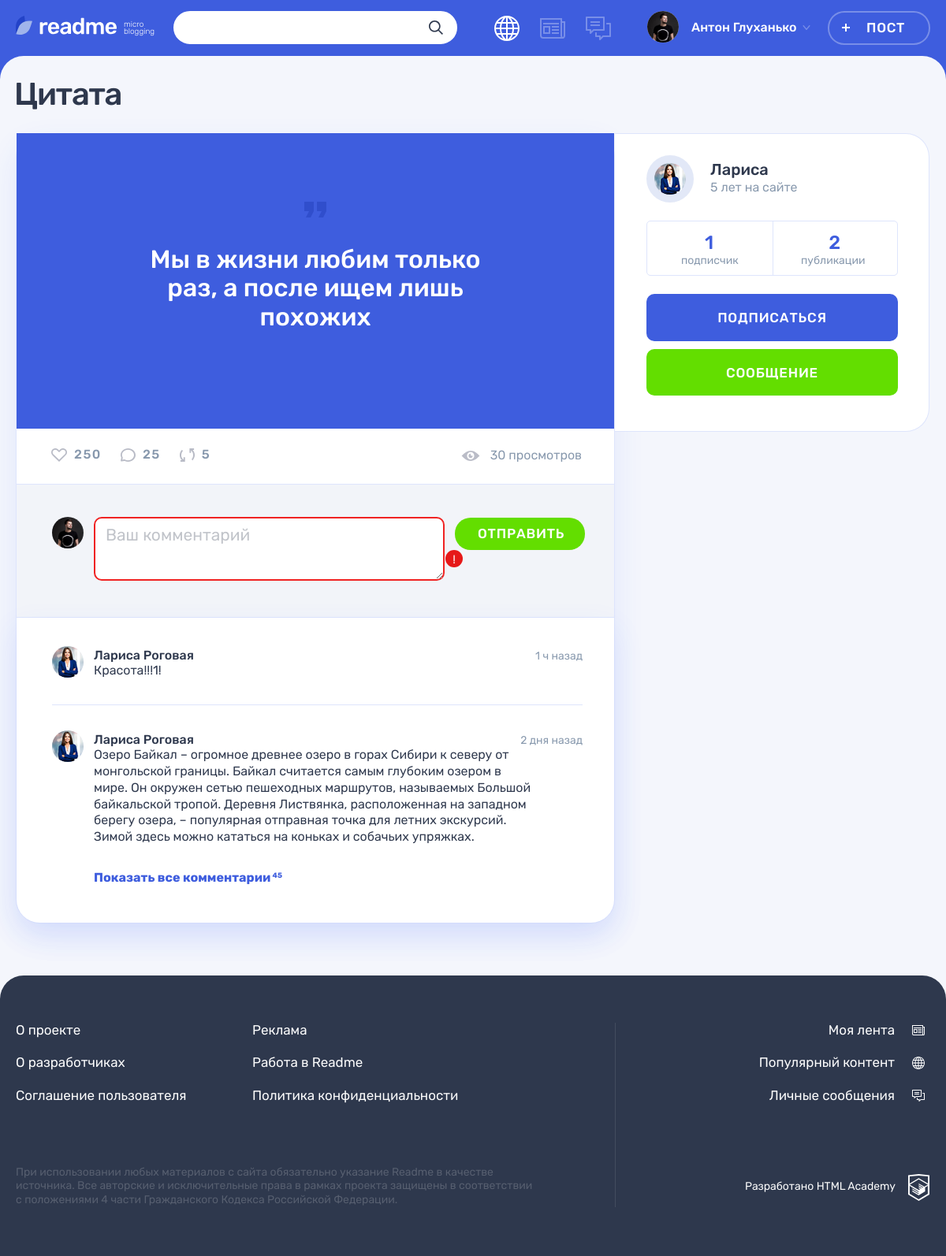
Page /post.php?id=1 on the earlier database version.
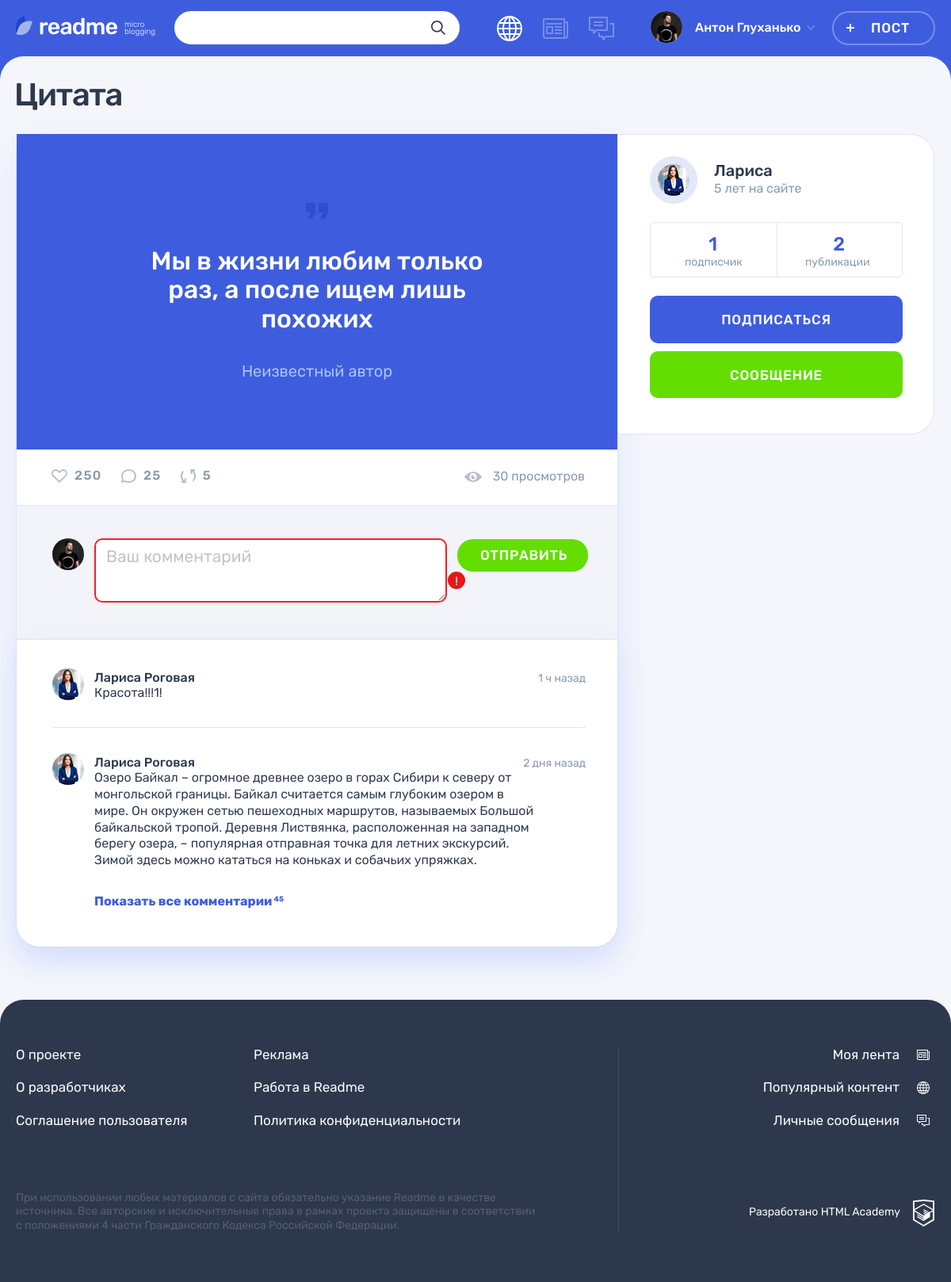
Same page on the later database version.
### tables this page shows
CREATE TABLE IF NOT EXISTS posts (
id INT UNSIGNED AUTO_INCREMENT PRIMARY KEY,
author_id INT UNSIGNED,
post_type INT UNSIGNED,
dt_add DATETIME,
title VARCHAR(128),
content TEXT,
quote_author TEXT,
img_url VARCHAR(128),
youtube_url VARCHAR(128),
url VARCHAR(128),
view_count INT,
FOREIGN KEY (author_id) REFERENCES users(id)
ON UPDATE CASCADE
ON DELETE CASCADE,
FOREIGN KEY (post_type) REFERENCES content_types(id)
ON UPDATE CASCADE
ON DELETE CASCADE
);

CREATE TABLE IF NOT EXISTS users (
id INT UNSIGNED AUTO_INCREMENT PRIMARY KEY,
username VARCHAR(32) NOT NULL UNIQUE,
dt_add DATETIME,
email VARCHAR(128) NOT NULL UNIQUE,
password VARCHAR(64),
avatar VARCHAR(128)
);

### helpers.php (called while the page is built, shortened)
<?php
function include_template($name, array $data = [])
{
    $name = 'templates/' . $name;
    extract($data);
    require $name;
    $result = ob_get_clean();
    return $result;
}

### functions.php (called while the page is built, shortened)
<?php
function secure_query(mysqli $con, string $sql, string $type, string $var): mysqli_result {
    $prepared_sql = mysqli_prepare($con, $sql);
    mysqli_stmt_bind_param($prepared_sql, $type, $var);
    mysqli_stmt_execute($prepared_sql);
    return mysqli_stmt_get_result($prepared_sql);
}

### templates/post-details.php (the view, shortened to what the changed rows need)
<!DOCTYPE html>
<html lang="ru">
<head>
  <link rel="stylesheet" href="css/main.css">
</head>
<body class="page">
<main class="page__main page__main--publication">
  <div class="container">
    <h1 class="page__title page__title--publication"><?=$post['title']?></h1>
    <section class="post-details">
      <div class="post-details__wrapper">
        <div class="post-details__main-block post post--details">
        <?php
            $post_content = include_template($post['type_class'].'-post.php', ['post' => $post]);
            print($post_content);
        ?>
          <div class="post__indicators">
            <div class="post__buttons">
              <a class="post__indicator post__indicator--likes button" href="#" title="Лайк">
              </a>
              <a class="post__indicator post__indicator--comments button" href="#" title="Комментарии">
              </a>
              <a class="post__indicator post__indicator--repost button" href="#" title="Репост">
              </a>
            </div>
            <span class="post__view"><?=$post['view_count']?> просмотров</span>
          </div>
        </div>
        <div class="post-details__user user">
          <div class="post-details__user-info user__info">
            <div class="post-details__avatar user__avatar">
              <a class="post-details__avatar-link user__avatar-link" href="#">
                <img class="post-details__picture user__picture" src="img/<?=$post['avatar']?>" alt="Аватар пользователя">
              </a>
            </div>
            <div class="post-details__name-wrapper user__name-wrapper">
              <a class="post-details__name user__name" href="#">
                <span><?= $post['username'] ?></span>
              </a>
            </div>
          </div>
        </div>
      </div>
    </section>
  </div>
</main>
</body>
</html>

### templates/quote-post.php
<div class="post-details__image-wrapper post-quote">
    <div class="post__main">
        <blockquote>
            <p>
                <?=$post['content'];?>
            </p>
            <cite><?=$post['quote_author'];?></cite>
        </blockquote>
    </div>
</div>

Differences in the rows shown:
changed posts "Цитата": quote_author (not shown) → "Неизвестный автор"
